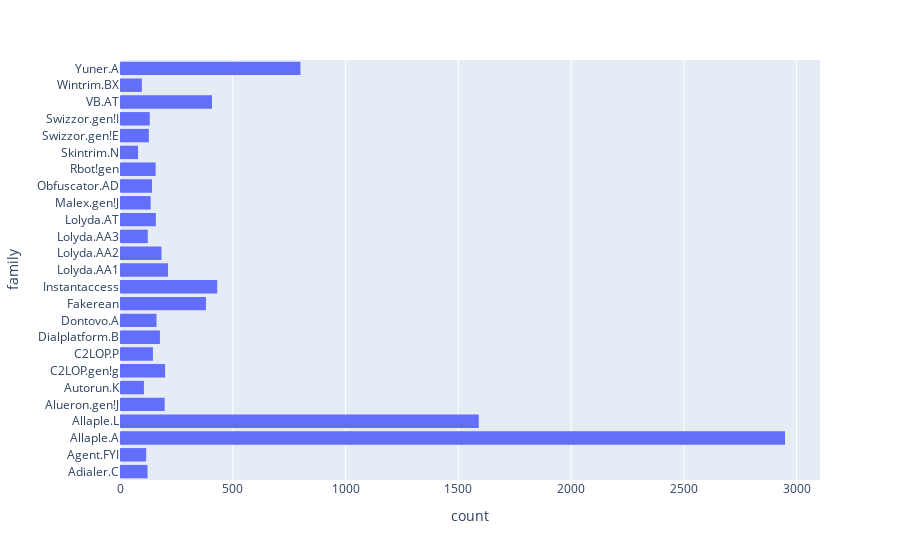

Notebook source saved alongside this figure:
### Code cell
px.histogram(df, y=df["family"])

### Figure 1 — Plotly figure (JSON) as saved in the notebook; plotly's stock layout.template omitted (floating-point values rounded to 4 significant figures; data arrays with more than 128 entries replaced by an {"elided": "..."} marker saying what was removed)
{"data": [{"alignmentgroup": "True", "bingroup": "y", "hovertemplate": "count=%{x}<br>family=%{y}<extra></extra>", "legendgroup": "", "marker": {"color": "#636efa", "pattern": {"shape": ""}}, "name": "", "offsetgroup": "", "orientation": "h", "showlegend": false, "type": "histogram", "xaxis": "x", "y": {"elided": "9339 str values"}, "yaxis": "y"}], "layout": {"barmode": "relative", "legend": {"tracegroupgap": 0}, "margin": {"t": 60}, "xaxis": {"anchor": "y", "domain": [0, 1], "title": {"text": "count"}}, "yaxis": {"anchor": "x", "domain": [0, 1], "title": {"text": "family"}}}}
